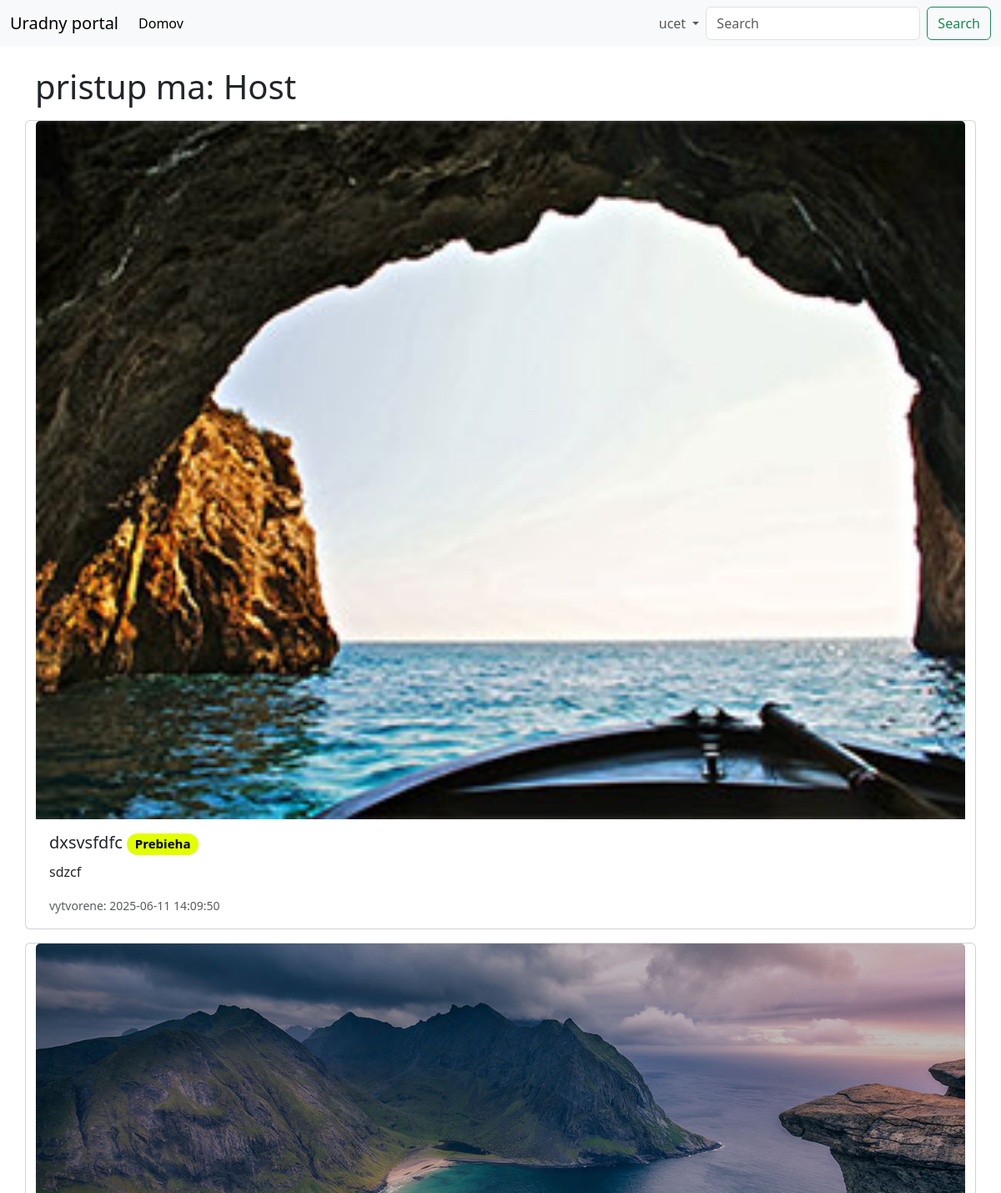
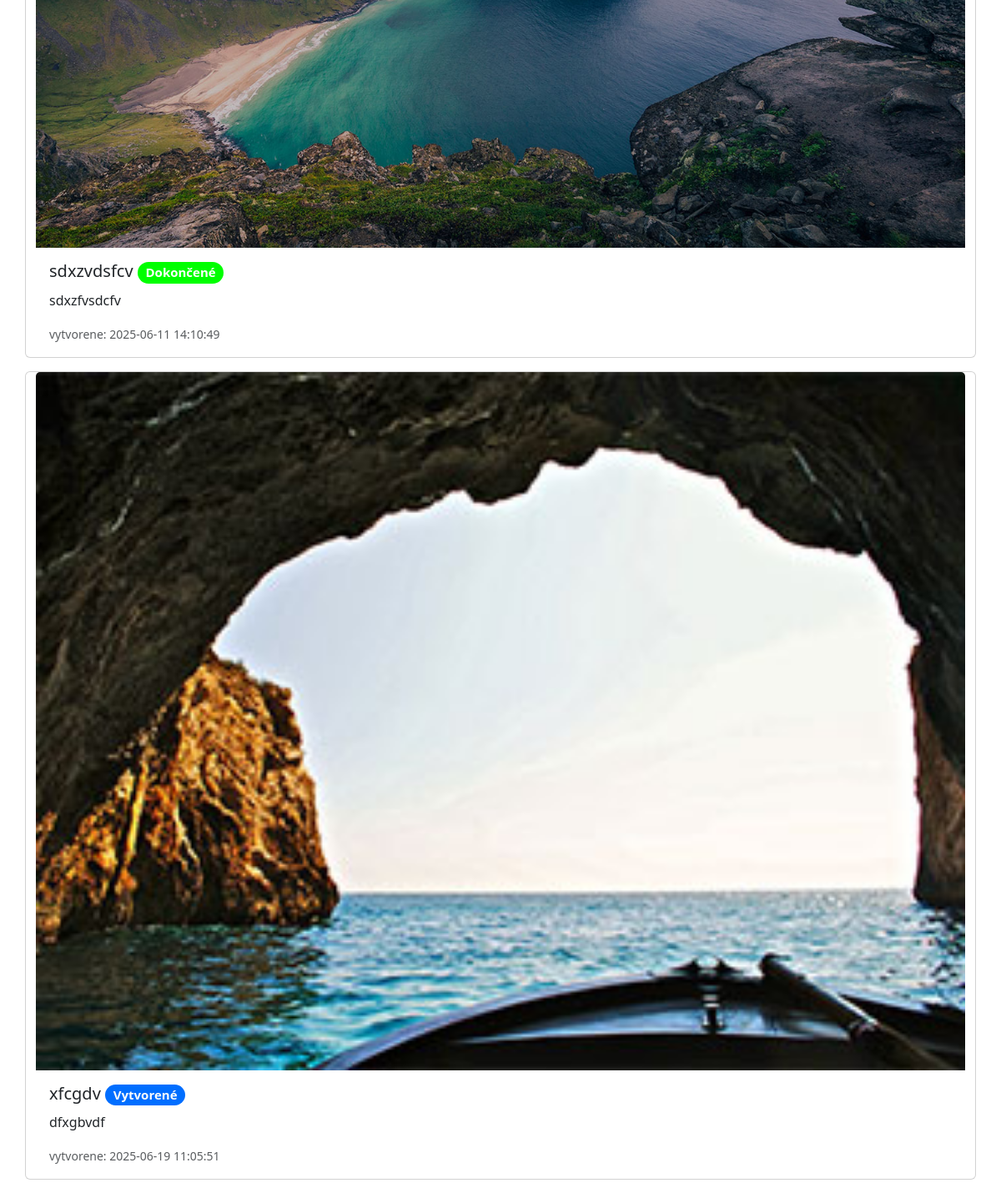
The page / on the database its author committed (2 pictures, top to bottom).
### tables this page shows
CREATE TABLE `tickets` (
  `id` int(11) UNSIGNED NOT NULL,
  `title` varchar(255) NOT NULL,
  `description` text NOT NULL,
  `image` varchar(255) NOT NULL,
  `tag_id` int(11) UNSIGNED DEFAULT NULL,
  `user_id` int(11) UNSIGNED DEFAULT NULL,
  `created_at` timestamp NOT NULL DEFAULT current_timestamp(),
  `updated_at` timestamp NOT NULL DEFAULT current_timestamp()
);

CREATE TABLE `ticket_tags` (
  `id` int(11) UNSIGNED NOT NULL,
  `label` varchar(255) NOT NULL,
  `background` varchar(50) NOT NULL,
  `color` varchar(50) NOT NULL,
  `created_at` datetime NOT NULL DEFAULT current_timestamp(),
  `updated_at` timestamp NOT NULL DEFAULT current_timestamp()
);

### classes/Auth.php (called while the page is built, shortened)
<?php
require_once __DIR__ . '/Database.php';
class Auth extends Database
{
    public static function user()
    {
        if (!isset($_SESSION['user'])) {
            return null;
        }
        $db = (new self())->getConnection();
        $sql = "SELECT * FROM users WHERE id = :id";
        $statement = $db->prepare($sql);
        $statement->execute(['id' => $_SESSION['user']]);
        $user = $statement->fetch();
        $cachedUser = $user ?: null;
        return $cachedUser;
    }
    public static function isRole(int $role)
    {
        $user = self::user();
        return $user && (int)$user['group_id'] === $role;
    }
}

### classes/Database.php (called while the page is built, shortened)
<?php
class Database
{
    private $conn;
    protected function connect()
    {
        $config = Settings::DATABASE;
        $options = [
            PDO::ATTR_ERRMODE => PDO::ERRMODE_EXCEPTION,
            PDO::ATTR_DEFAULT_FETCH_MODE => PDO::FETCH_ASSOC,
        ];
        try {
            $this->conn = new PDO(
                'mysql:host=' . $config['HOST'] .
                ';dbname=' . $config['DBNAME'] .
                ';port=' . $config['PORT'],
                $config['USER_NAME'],
                $config['PASSWORD'],
                $options
            );
        } catch (PDOException $e) {
            die('Chyba pripojenia: ' . $e->getMessage());
        }
    }
    public function getConnection()
    {
        return $this->conn;
    }
}

### classes/TicketService.php (called while the page is built, shortened)
<?php
require_once __DIR__ . '/Database.php';
class TicketService extends Database
{
    protected $connection;
    public function __construct()
    {
        $this->connection = $this->getConnection();
    }
    public function getAllTickets()
    {
        $stmt = $this->connection->query("SELECT * FROM tickets");
        return $stmt->fetchAll();
    }
    public function search(string $query = '')
    {
        return $this->getAllTickets();
    }
    public function getAllTags()
    {
        $stmt = $this->connection->query("SELECT * FROM ticket_tags");
        return $stmt->fetchAll();
    }
}

### index.php (the view, shortened to what this page needs)
<?php
require_once __DIR__ . '/classes/Auth.php';
require_once __DIR__ . '/classes/TicketService.php';
?>
<!doctype html>
<html lang="sk">
<head>
    <?php require_once __DIR__ . '/parts/head.php' ?>
</head>
<body>
    <?php require_once __DIR__ . '/parts/header.php' ?>
    <section class="main">
        <div class="container">
            <div class="row">
                <h2 class="display-6 mb-3 mt-4">pristup ma: <?= $user['first_name'] ?? 'Host' ?></h2>
            </div>
            <div class="row">
            <?php
            $ticketService = new TicketService();
            $query = $_GET['search'] ?? '';
            $tickets = $ticketService->search($query);
            $tags = $ticketService->getAllTags();
            $tagMap = [];
            foreach ($tags as $tag) {
                $tagMap[$tag['id']] = $tag;
            }
            ?>
            <?php foreach ($tickets as $ticket): ?>
                <?php $tag = $tagMap[$ticket['tag_id']] ?? null; ?>
                <div class="card mb-3">
                    <img src="<?= $ticket['image'] ?>" class="card-img-top" alt="...">
                    <div class="card-body">
                        <h5 class="card-title">
                            <?= $ticket['title'] ?>
                            <span class="badge rounded-pill"
                                style="background: <?= $tag['background'] ?>; color: <?= $tag['color'] ?>;">
                                <?= $tag['label'] ?>
                            </span>
                        </h5>
                        <p class="card-text"><?= $ticket['description'] ?></p>
                        <p class="card-text">
                            <small class="text-muted">vytvorene: <?= $ticket['created_at'] ?></small>
                        </p>
                    </div>
                </div>
            <?php endforeach; ?>
            </div>
        </div>
    </section>
</body>
</html>

### parts/head.php (shortened to what this page needs)
<link href="https://cdn.jsdelivr.net/npm/bootstrap@5.3.5/dist/css/bootstrap.min.css" rel="stylesheet">
<link rel="stylesheet" href="css/templatemo-style.css">

### parts/header.php (shortened to what this page needs)
<?php
require_once __DIR__ . '/../classes/Auth.php';
$user = Auth::user();
?>
<header class="header">
    <nav class="navbar navbar-expand-lg bg-body-tertiary">
        <div class="container-fluid">
            <a class="navbar-brand" href="./">Uradny portal</a>
            <div class="collapse navbar-collapse" id="navbarSupportedContent">
                <ul class="navbar-nav me-auto mb-2 mb-lg-0">
                    <li class="nav-item">
                        <a class="nav-link active" aria-current="page" href="./">
                            Domov
                        </a>
                    </li>
                </ul>
                <div class="right-side d-flex">
                    <ul class="navbar-nav me-auto mb-2 mb-lg-0">
                        <li class="nav-item dropdown">
                            <a class="nav-link dropdown-toggle" href="#" id="accountDropdown" role="button"
                               data-bs-toggle="dropdown" aria-expanded="false">
                                <?= $user ? $user['first_name'] : 'ucet' ?>
                            </a>
                        </li>
                    </ul>
                    <form class="d-flex" method="get" action="./" role="search">
                        <input class="form-control me-2" type="search" name="search"
                               value="<?= $_GET['search'] ?? '' ?>"
                               placeholder="Search" aria-label="Search">
                        <button class="btn btn-outline-success" type="submit">Search</button>
                    </form>
                </div>
            </div>
        </div>
    </nav>
</header>

### css/templatemo-style.css (style rules this page uses)
.header, .navbar { z-index: 1040; position: relative; }

### rows shown on the page
tickets: image (picture), title "dxsvsfdfc", tag.label "Prebieha", description "sdzcf", created_at "2025-06-11 14:09:50"
tickets: image (picture), title "sdxzvdsfcv", tag.label "Dokončené", description "sdxzfvsdcfv", created_at "2025-06-11 14:10:49"
tickets: image (picture), title "xfcgdv", tag.label "Vytvorené", description "dfxgbvdf", created_at "2025-06-19 11:05:51"

### other values the page prints
$user['first_name'] "Host"
